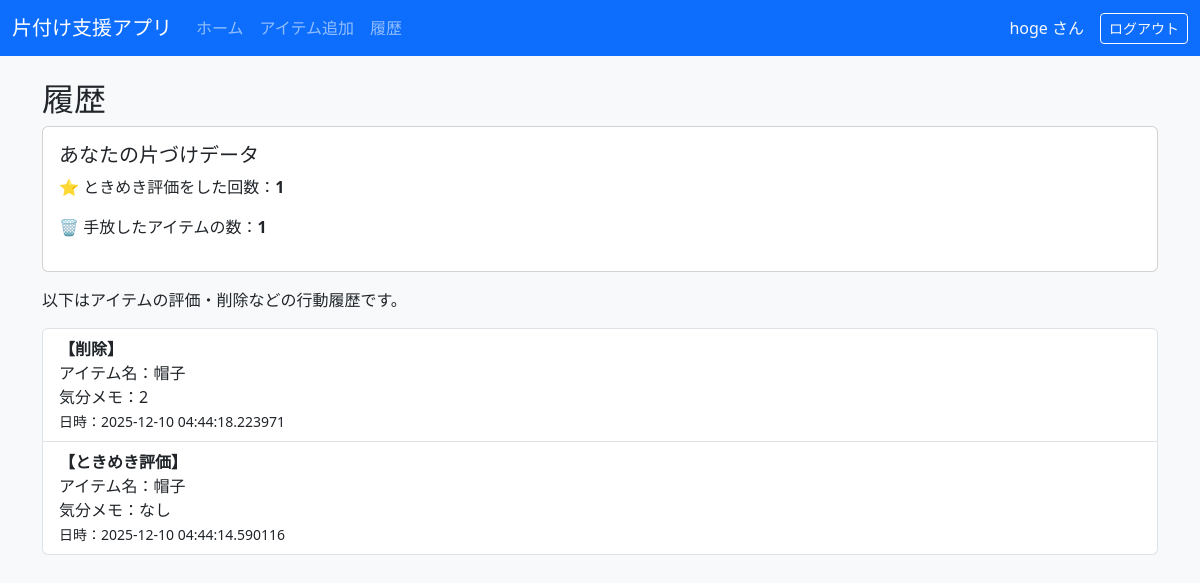
The page /history (signed in) on the database its author committed.
### app.py (models this page shows)
class User(db.Model, UserMixin):
    id = db.Column(db.Integer, primary_key=True)
    username = db.Column(db.String(80), unique=True, nullable=False)
    password_hash = db.Column(db.String(200), nullable=False)
    items = db.relationship("Item", backref="user", lazy=True)
    logs = db.relationship("ActionLog", backref="user", lazy=True)

class ActionLog(db.Model):
    id = db.Column(db.Integer, primary_key=True)
    action_type = db.Column(db.String(50))  # rate / delete
    item_name = db.Column(db.String(100))
    mood = db.Column(db.String(100))
    timestamp = db.Column(db.DateTime, default=datetime.utcnow)
    user_id = db.Column(db.Integer, db.ForeignKey('user.id'), nullable=False)

### app.py (the view)
@app.route('/history')
@login_required
def history():
    logs = ActionLog.query.filter_by(user_id=current_user.id).order_by(ActionLog.timestamp.desc()).all()
    rated_count = ActionLog.query.filter_by(user_id=current_user.id, action_type="rate").count()
    deleted_count = ActionLog.query.filter_by(user_id=current_user.id, action_type="delete").count()
    return render_template(
        'history.html',
        logs=logs,
        rated_count=rated_count,
        deleted_count=deleted_count
    )

### app.py (called while the page is built)
@login_manager.user_loader
def load_user(user_id):
    return User.query.get(int(user_id))

### templates/history.html
{% extends "layout.html" %}
{% block content %}
<h2>履歴</h2>
<div class="card mb-3">
    <div class="card-body">
        <h5 class="card-title">あなたの片づけデータ</h5>
        <p>⭐ ときめき評価をした回数：<strong>{{ rated_count }}</strong></p>
        <p>🗑 手放したアイテムの数：<strong>{{ deleted_count }}</strong></p>
    </div>
</div>
<p>以下はアイテムの評価・削除などの行動履歴です。</p>
<ul class="list-group">
    {% for log in logs %}
    <li class="list-group-item">
        {% if log.action_type == "rate" %}
            <strong>【ときめき評価】</strong><br>
        {% elif log.action_type == "delete" %}
            <strong>【削除】</strong><br>
        {% else %}
            <strong>{{ log.action_type }}</strong><br>
        {% endif %}
        アイテム名：{{ log.item_name }}<br>
        {% if log.mood %}
            気分メモ：{{ log.mood }}<br>
        {% endif %}
        <small>日時：{{ log.timestamp }}</small>
    </li>
    {% endfor %}
</ul>
{% endblock %}

### templates/layout.html (shortened to what this page needs)
<!DOCTYPE html>
<html lang="ja">
<head>
    <link rel="stylesheet"
          href="https://cdn.jsdelivr.net/npm/bootstrap@5.3.0/dist/css/bootstrap.min.css">
</head>
<body class="bg-light">
<nav class="navbar navbar-expand-lg navbar-dark bg-primary">
    <div class="container-fluid">
        <a class="navbar-brand" href="{{ url_for('index') }}">
            片付け支援アプリ
        </a>
        <div class="collapse navbar-collapse" id="navbarSupportedContent">
            <ul class="navbar-nav me-auto mb-2 mb-lg-0">
                <li class="nav-item">
                    <a class="nav-link" href="{{ url_for('index') }}">ホーム</a>
                </li>
                <li class="nav-item">
                    <a class="nav-link" href="{{ url_for('add_item') }}">アイテム追加</a>
                </li>
                <li class="nav-item">
                    <a class="nav-link" href="{{ url_for('history') }}">履歴</a>
                </li>
            </ul>
            <div class="d-flex align-items-center">
                {% if current_user.is_authenticated %}
                    <span class="navbar-text me-3 text-light">
                        {{ current_user.username }} さん
                    </span>
                    <a class="btn btn-outline-light btn-sm"
                       href="{{ url_for('logout') }}">ログアウト</a>
                {% else %}
                    <a class="btn btn-outline-light btn-sm me-2"
                       href="{{ url_for('login') }}">ログイン</a>
                    <a class="btn btn-warning btn-sm"
                       href="{{ url_for('register') }}">新規登録</a>
                {% endif %}
            </div>
        </div>
    </div>
</nav>
<div class="container mt-4">
    {% block content %}
    {% endblock %}
</div>
</body>
</html>

### rows shown on the page
User: username "hoge"
ActionLog: action_type "【削除】", item_name "帽子", mood "2", timestamp "2025-12-10 04:44:18.223971"
ActionLog: action_type "【ときめき評価】", item_name "帽子", mood "なし", timestamp "2025-12-10 04:44:14.590116"

### other values the page prints
{{ rated_count }} "1"
{{ deleted_count }} "1"
